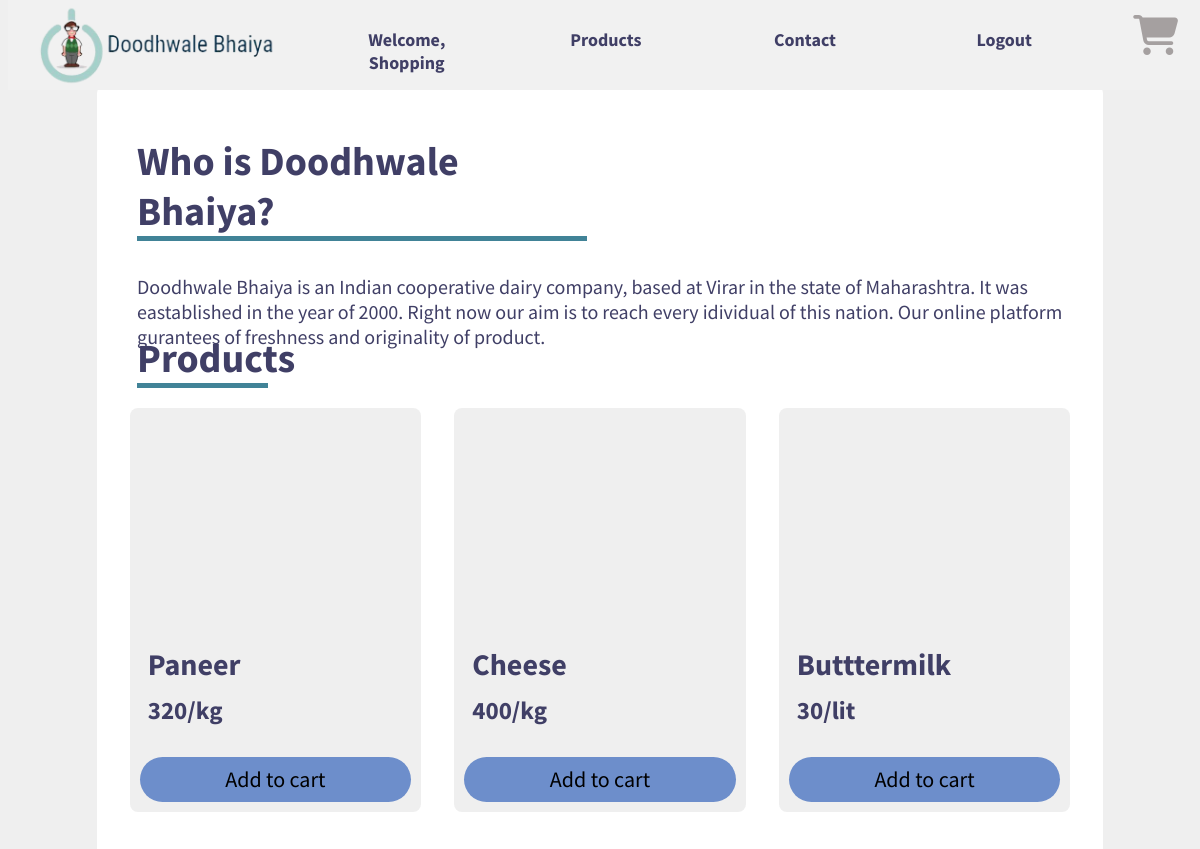
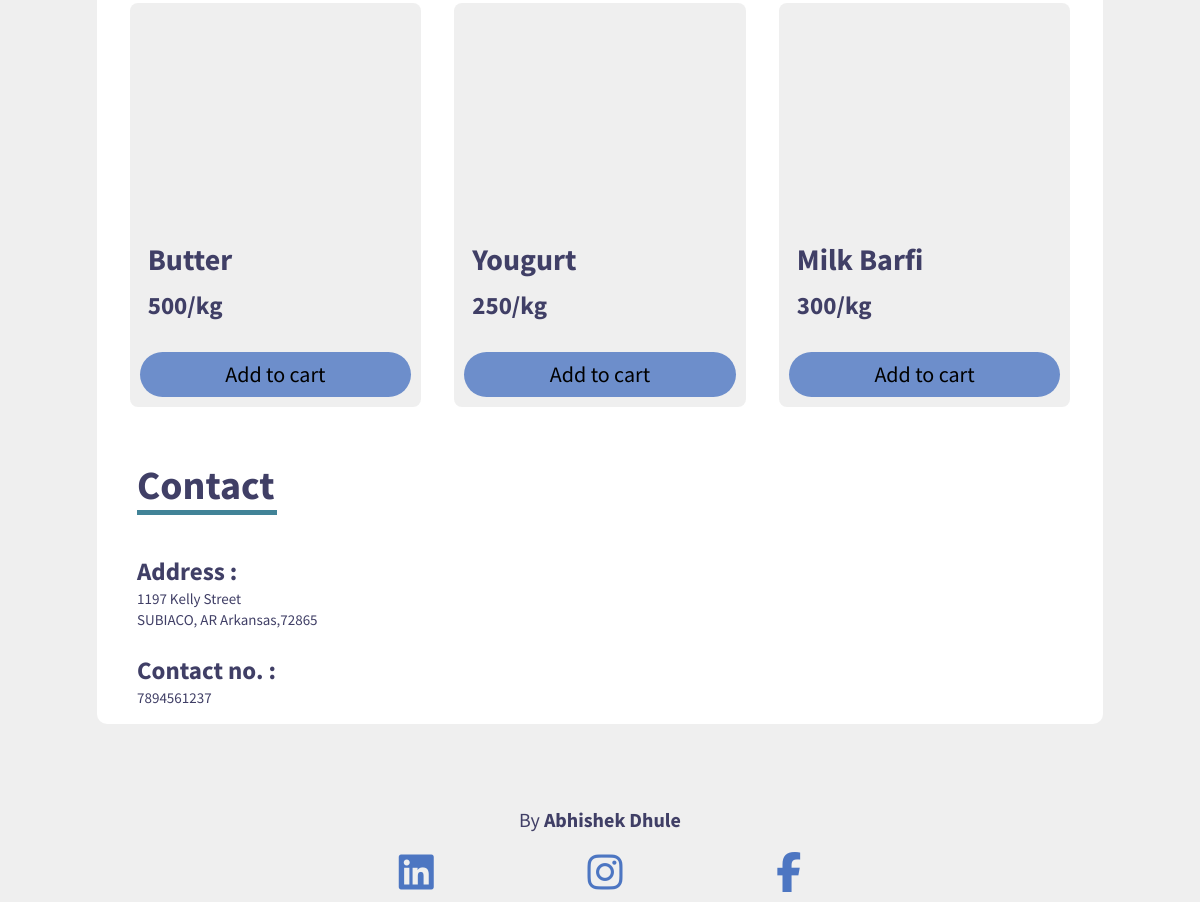
The app's page /homepage/Shopping with its own data (2 pictures, top to bottom).
### products/models.py (models this page shows, shortened)
class Products(models.Model):
    product_id=models.DecimalField(max_digits=4,decimal_places=0)
    product_name=models.CharField(max_length=50)
    product_price=models.DecimalField(max_digits=5,decimal_places=0)

### homepage/views.py (the view)
# urls.py: path('',homepage,name='homepage'),
def homepage(request,username):
    user=User.objects.get(username=username)
    product1=Products.objects.get(product_id=1111)
    product2=Products.objects.get(product_id=2222)
    product3=Products.objects.get(product_id=3333)
    product4=Products.objects.get(product_id=4444)
    product5=Products.objects.get(product_id=5555)
    product6=Products.objects.get(product_id=6666)
    product_name="a"
    context={
        'username':username,
        'user':user,
        'product1':product1,
        'product2':product2,
        'product3':product3,
        'product4':product4,
        'product5':product5,
        'product6':product6,
    }
    if request.method=="POST":
        return redirect('buy_product',username,product_name)
    return render(request,'homepage/homepage.html',context)

### homepage/template/homepage/homepage.html (shortened to what this page needs)
{% load static %}
<!DOCTYPE html>
<html lang="en">
<head>
    <link rel="stylesheet" href="{% static 'homepage/homepage.css' %}">
</head>
<body id="wrapper">
    <header id="header">
        <nav id="nav-bar">
            <div id="header-image">
            </div>
            {% if user.is_authenticated %}
            <div id="nav-content">
                <a  class="nav-link" href=""><p>Welcome, {{username}}</p></a>
            </div>
            <div id="nav-content">
                <a class="nav-link" href="#products"><p>Products</p></a>
            </div>
            <div id="nav-content">
                <a  class="nav-link" href="#contact"><p>Contact</p></a>
            </div>
            <div id="nav-content">
                <a  class="nav-link" href="{% url 'logout' %}"><p>Logout</p></a>
            </div>
            <div>
                <a href="cart/{{username}}/"><i class="fas fa-shopping-cart icon"></i></a>
            </div>
            {% endif %}
        </nav>
    </header>
        <main id="mainbody">
            <div id="top-div">
            <h2 id="topdiv-text">Who is Doodhwale Bhaiya?</h2>
            <p id="intro-text">Doodhwale Bhaiya is an Indian cooperative dairy company, based at Virar in the state of Maharashtra.
                    It was eastablished in the year of 2000. Right now our aim is to reach every idividual of this nation.
                    Our online platform gurantees of freshness and originality of product.</p>
            </div>
            <div id="products">
                <h2 id="product-text">Products</h2>
                <div id="inner-product">
                    <div id="sub-inner">
                        <div  id="product-image" style="background-image: url(https://twosleevers.com/wp-content/uploads/2017/06/Instant-Pot-Paneer-01.jpg)">
                        </div>
                        <h2 id="product-text-name">{{product1.product_name}}</h2>
                        <h2 id="product-text-name" style="font-size: 25px;">{{product1.product_price}}/kg</h2>
                        <form action="{{username}}/{{product1.product_name}}" method="POST">{% csrf_token %}
                            <input class="submit" type="submit" value="Add to cart">
                        </form>
                    </div>
                    <div id="sub-inner">
                        <div id="product-image" style="background-image: url(https://imagesvc.meredithcorp.io/v3/mm/image?url=https%3A%2F%2Fcdn-image.myrecipes.com%2Fsites%2Fdefault%2Ffiles%2Fstyles%2F4_3_horizontal_-_1200x900%2Fpublic%2Fimage%2Fgalleries%2F08%2F7ww-cheddar-mr-gallery-x.jpg%3Fitok%3D0MLIMTO8);">
                        </div>
                        <h2 id="product-text-name">{{product2.product_name}}</h2>
                        <h2 id="product-text-name" style="font-size: 25px;">{{product2.product_price}}/kg</h2>
                        <form action="{{username}}/{{product2.product_name}}" method="POST">{% csrf_token %}
                                <input class="submit" type="submit" value="Add to cart">
                        </form>
                    </div>
                    <div id="sub-inner">
                        <div id="product-image" style="background-image: url(https://www.whiskaffair.com/wp-content/uploads/2013/08/Masala-Chaas-3.jpg);">
                        </div>
                        <h2 id="product-text-name">{{product3.product_name}}</h2>
                        <h2 id="product-text-name" style="font-size: 25px;">{{product3.product_price}}/lit</h2>
                        <form action="{{username}}/{{product3.product_name}}" method="POST">{% csrf_token %}
                            <input class="submit" type="submit" value="Add to cart">
                        </form>
                    </div>
                </div>
                <div id="inner-product">
                    <div id="sub-inner">
                        <div  id="product-image" style="background-image: url(https://i0.wp.com/cdn-prod.medicalnewstoday.com/content/images/articles/321/321990/close-up-of-block-of-butter-being-sliced-may-raise-cholesterol.jpg?w=1155&h=1541)">
                        </div>
                        <h2 id="product-text-name">{{product4.product_name}}</h2>
                        <h2 id="product-text-name" style="font-size: 25px;">{{product4.product_price}}/kg</h2>
                        <form action="{{username}}/{{product4.product_name}}" method="POST">{% csrf_token %}
                            <input class="submit" type="submit" value="Add to cart">
                        </form>
                    </div>
                    <div id="sub-inner">
                        <div id="product-image" style="background-image: url(https://i2.wp.com/fullofplants.com/wp-content/uploads/2017/06/best-vegan-almond-milk-greek-yogurt-thumb3.jpg?fit=1400%2C1400&ssl=1);">
                        </div>
                        <h2 id="product-text-name">{{product5.product_name}}</h2>
                        <h2 id="product-text-name" style="font-size: 25px;">{{product5.product_price}}/kg</h2>
                        <form action="{{username}}/{{product5.product_name}}" method="POST">{% csrf_token %}
                            <input class="submit" type="submit" value="Add to cart">
                        </form>
                    </div>
                    <div id="sub-inner">
                        <div id="product-image" style="background-image: url(https://www.organictattva.com/wp-content/uploads/2018/07/Suji-Barfi.jpg);">
                        </div>
                        <h2 id="product-text-name">{{product6.product_name}}</h2>
                        <h2 id="product-text-name" style="font-size: 25px;">{{product6.product_price}}/kg</h2>
                        <form action="{{username}}/{{product6.product_name}}" method="POST">{% csrf_token %}
                            <input class="submit" type="submit" value="Add to cart">
                        </form>
                    </div>
                </div>
            </div>
            <h2 id="contact">Contact</h2>
            <div id="contact-box">
                <h3 id="contact-text-head">Address : </h3>
                <p id="contact-text">1197  Kelly Street</p><p id="contact-text">SUBIACO, AR Arkansas,72865</p>
                <h3 id="contact-text-head">Contact no. : </h3>
                <p id="contact-text">7894561237</p>
            </div>
        </main>
        <footer id="footer">
            <p id="intro-text" style="text-align: center;">By <b>Abhishek Dhule<b></p>
                <div class="contact-box">
                    <a href="https://www.linkedin.com/in/abhishek-dhule-b2b76717b/"><i class="fab fa-linkedin contact-icon"></i></a>
                    <a href="https://www.instagram.com/abhidhule9137/"><i class="fab fa-instagram contact-icon"></i></a>
                    <a href="https://www.facebook.com/abhishek.dhule.79"><i class="fab fa-facebook-f contact-icon"></i></a>
                </div>
        </footer>
</body>
</html>

### homepage/static/homepage/homepage.css (style rules this page uses)
#wrapper { background-color:rgba(177, 177, 177,0.2); }
#nav-bar { position:fixed; top:0; width:100%; height:90px; background-color:rgb(241, 241, 241); display:flex; z-index:1; justify-content:space-around; }
#nav-content { width:140px; height:90px; padding-top: 10px; }
#header-image { background-image:url(db.png); background-size:cover; background-repeat:no-repeat; width:240px; height:90px; }
.icon { font-size: 40px; margin-top:15px; color: rgb(165, 160, 160); }
.nav-link { font-family:'Source Sans Pro'; text-align: center; font-size: 18px; font-weight:bold; text-decoration: none; color:rgb(64, 63, 102); outline:none; }
#mainbody { width:85%; margin:7% auto; background-color:white; border-radius:10px; }
#top-div { padding: 20px 4%; height:150px; }
#topdiv-text { color:rgb(64, 63, 102); font-family:"Source Sans Pro"; font-size: 40px; border-bottom: 5px solid rgb(65, 131, 151); max-width: 450px; }
#intro-text { color:rgb(64, 63, 102); font-family:"Source Sans Pro"; font-size: 20px; }
#products { padding-top: 40px; }
#product-text { margin-top: 20px; margin-left:4%; font-family:"Source Sans Pro"; font-size: 40px; margin-bottom: 0; color:rgb(64, 63, 102); border-bottom: 5px solid rgb(65, 131, 151); max-width: 13%; }
#inner-product { width:100%; display:flex; justify-content:space-evenly; padding:2% 0%; }
#sub-inner { width:27%; height:vw; background-color:rgba(177, 177, 177,0.2); border-radius:8px; padding:1% 1%; }
#product-image { background-size: cover; background-repeat:none; width:100%; height:18vw; border-radius: 6px; }
#product-text-name { font-family: "Source Sans Pro"; color:rgb(64, 63, 102); font-size:30px; margin: 4% 3%; }
#contact { font-family:"Source Sans Pro"; font-size: 40px; margin-bottom: 0; margin-left: 4%; color:rgb(64, 63, 102); border-bottom: 5px solid rgb(65, 131, 151); max-width: 140px; }
#contact-box { padding:1.5% 4%; }
#contact-text-head { font-family:"Source Sans Pro"; font-size: 25px; color:rgb(64, 63, 102); margin-bottom: 0; }
#contact-text { margin-top: 2px; margin-bottom: 2px; font-family:"Source Sans Pro"; font-size: 15px; color:rgb(64, 63, 102); }
.submit { margin-top: 20px; font-size: 22px; font-family:"Source Sans Pro"; width:100%; height:45px; border-radius: 50px; border:none; background-color: rgba(77, 118, 194,0.8); outline:none; }
.contact-box { margin: 10px auto; display:flex; padding: 0 20%; justify-content: space-evenly; }
.contact-icon { font-size: 40px; color:rgba(77, 118, 194,1); }

### records on screen
Products: product_name "Paneer", product_price "320"
Products: product_name "Cheese", product_price "400"
Products: product_name "Butttermilk", product_price "30"
Products: product_name "Butter", product_price "500"
Products: product_name "Yougurt", product_price "250"
Products: product_name "Milk Barfi", product_price "300"

### other values on screen
{{ username }} "Shopping"
